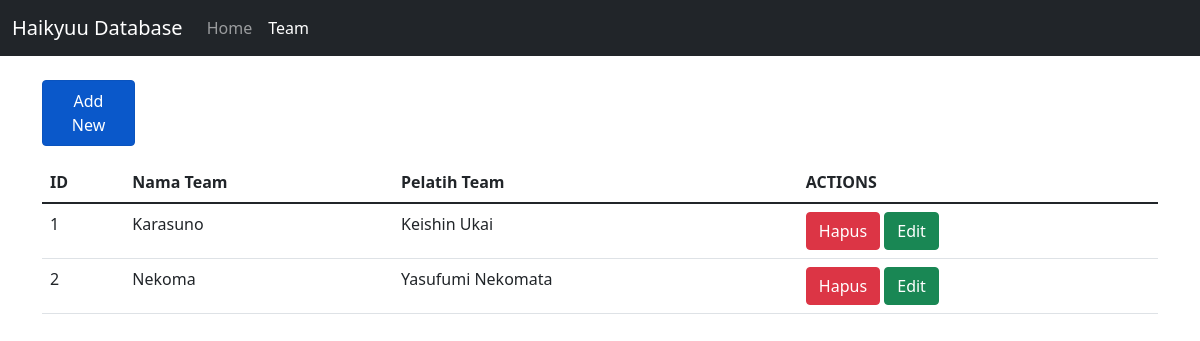
The app's page /team.php with its own data.
### tables this page shows
CREATE TABLE `teams` (
  `id_team` int(11) NOT NULL,
  `nama_team` varchar(255) NOT NULL,
  `pelatih_team` varchar(255) NOT NULL
);

### controllers/Team.controller.php (called while the page is built, shortened)
<?php
include_once("views/Team.view.php");
class TeamController
{
    private $team;
    function __construct()
    {
        $this->team = new Team(Conf::$db_host, Conf::$db_user, Conf::$db_pass, Conf::$db_name);
    }
    public function index()
    {
        $this->team->open();
        $this->team->getTeam();
        $data = array();
        while ($row = $this->team->getResult()) {
            array_push($data, $row);
        }
        $view = new TeamView();
        $view->render($data);
    }
}

### views/Team.view.php (the view, shortened to what this page needs)
<?php
class TeamView
{
    public function render($data)
    {
        $no = 1;
        $dataTeam = null;
        foreach ($data as $val) {
            list($id_team, $nama_team, $pelatih_team) = $val;
            $dataTeam .= "<tr>
                <td>" . $no++ . "</td>
                <td>" . $nama_team . "</td>
                <td>" . $pelatih_team . "</td>
                <td>
                <a href='team.php?id_hapus=" . $id_team . "' class='btn btn-danger''>Hapus</a>
                <a href='./templates/editTeam.php?id_team=" . $id_team . "&nama_team=" . $nama_team . "&pelatih_team=" . $pelatih_team . "' class='btn btn-success''>Edit</a>
                </td>
                </tr>";
        }
    }
}

### records on screen
teams: nama_team "Karasuno", pelatih_team "Keishin Ukai"
teams: nama_team "Nekoma", pelatih_team "Yasufumi Nekomata"

### other values on screen
$this->content "Haikyuu Database Home Team Add New ID Nama Team Pelatih Team ACTIONS"
